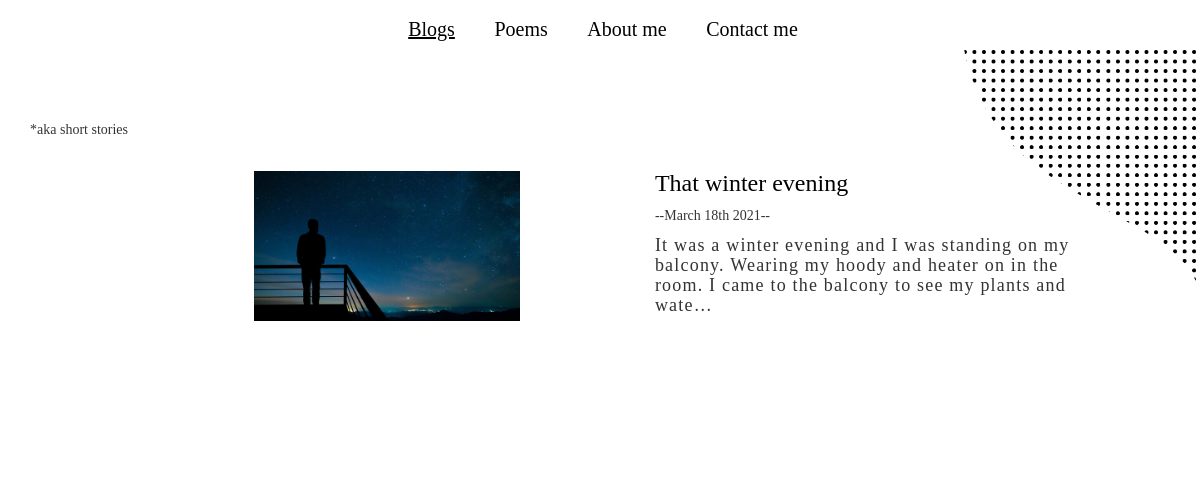
/blogs/, run on an earlier commit of the app's database.
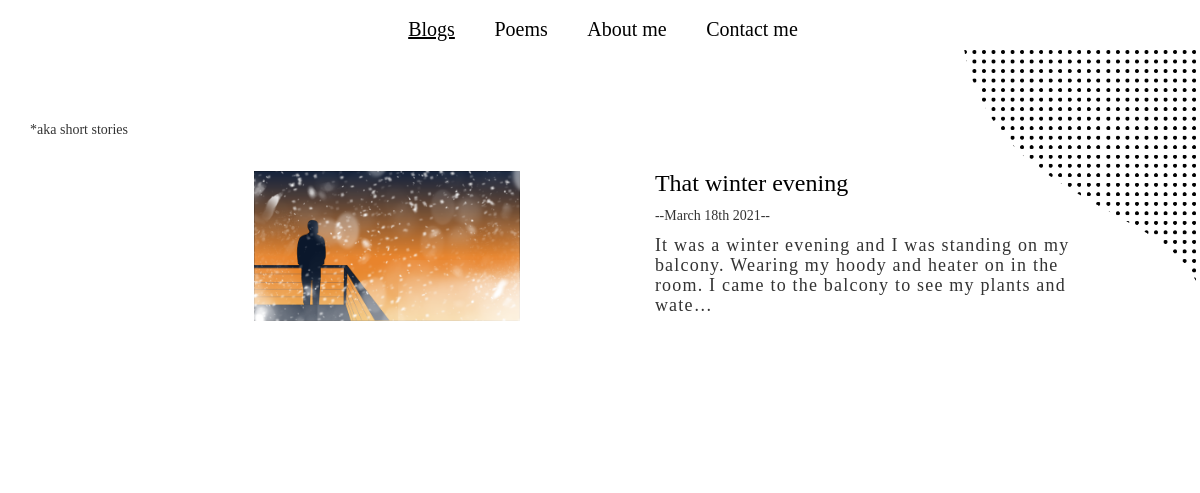
And on a later commit of the database.
### blogs/models.py (models this page shows, shortened)
class Blog(models.Model):
    title = models.CharField(max_length=50)
    description = models.TextField()
    image = models.ImageField(upload_to='blogs/images/')
    date = models.DateField()

### blogs/views.py (the view)
# urls.py: path("", views.show_blogs, name="blogs"),
def show_blogs(request):
    blogs = Blog.objects.all()
    return render(request, 'blogs/index.html', {'blogs':blogs})

### blogs/templates/blogs/index.html (shortened to what this page needs)
{% load static %}
<!DOCTYPE html>
<html lang="en">
<head>
    <link rel="stylesheet" href="https://maxcdn.bootstrapcdn.com/bootstrap/3.3.7/css/bootstrap.min.css">
    <link rel="stylesheet" href="{% static 'css\blogs.css' %}">
</head>
<body>
    <nav class="nav text-center">
        <a class="navele" href="{% url 'blogs' %}"><u>Blogs</u></a>
        <a class="navele" href="{% url 'poems' %}">Poems</a>
        <a class="navele" href="{% url 'about' %}">About me</a>
        <a class="navele" href="{% url 'contact' %}">Contact me</a>
    </nav>
    <img class="img" src="{% static 'images\topright.png' %}">
    <div class="container">
        <p class="aka"> *aka short stories </p>
        {% for blog in blogs %}
        <div class="coverr">
            <div class="left">
                <a href="{% url 'detail' blog.id %}"><img src="{{ blog.image.url }}" class="blog-img center"></a>
            </div>
            <div class="right">
                <a class="title" href="{% url 'detail' blog.id %}"> <h3> {{ blog.title }} </h3> </a>
                <p>--{{ blog.date|date:'F jS Y'}}--</p>
                <h5 class="description">{{ blog.description|truncatechars:150 }}</h5><br>
            </div>
        </div>
        {% endfor %}
    </div>
</body>
</html>

What changed in the data, as far as the page shows it:
changed Blog "That winter evening": image: a different picture
